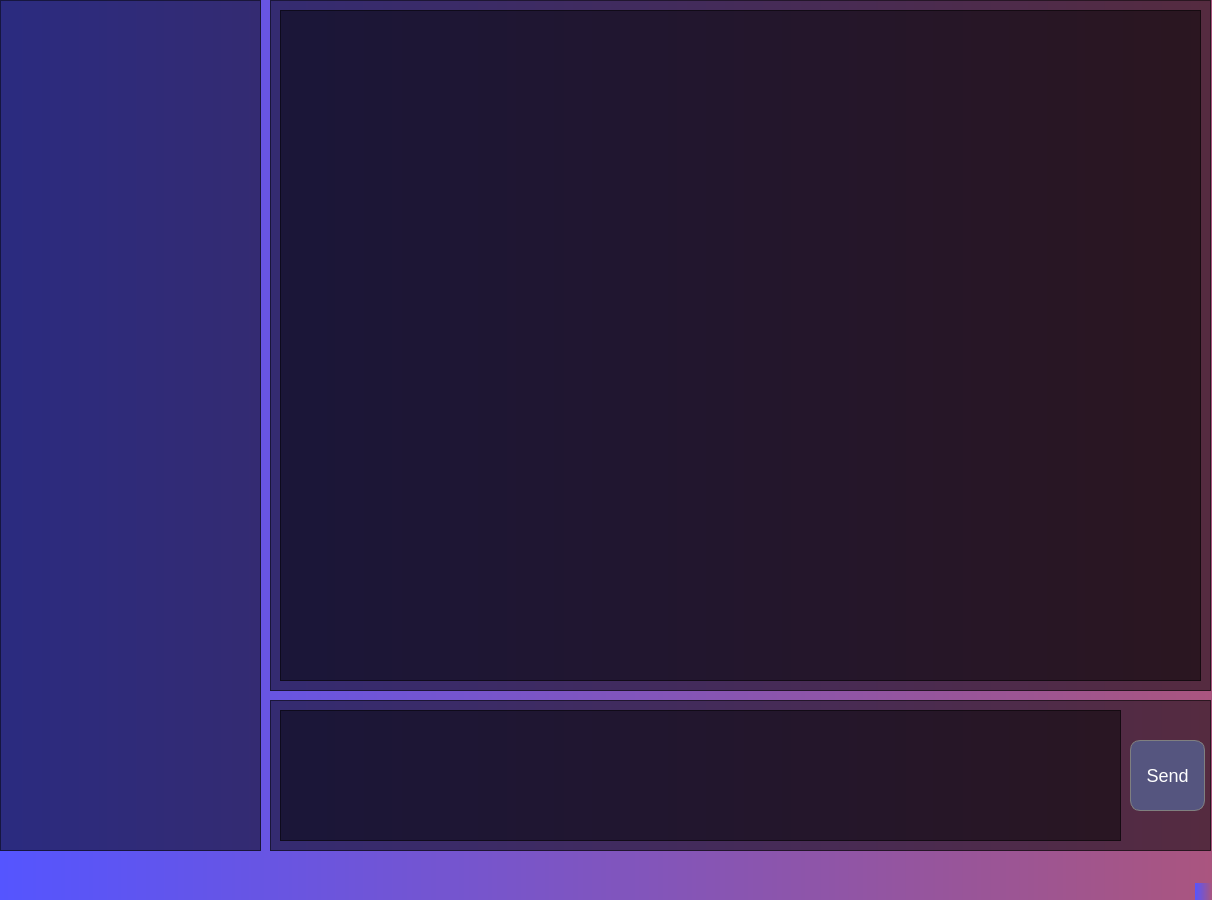
<?xml version="1.0" encoding="UTF-8"?>
<ui version="4.0">
 <class>MainWindow</class>
 <widget class="QMainWindow" name="MainWindow">
  <property name="geometry">
   <rect>
    <x>0</x>
    <y>0</y>
    <width>1212</width>
    <height>900</height>
   </rect>
  </property>
  <property name="windowTitle">
   <string>MainWindow</string>
  </property>
  <property name="styleSheet">
   <string notr="true">background-color: qlineargradient(spread:pad, x1:0, y1:0, x2:1, y2:0, stop:0 rgb(85, 85, 255), stop:1 rgb(170, 85, 127))</string>
  </property>
  <widget class="QWidget" name="centralwidget">
   <widget class="QFrame" name="frame">
    <property name="geometry">
     <rect>
      <x>0</x>
      <y>0</y>
      <width>261</width>
      <height>851</height>
     </rect>
    </property>
    <property name="styleSheet">
     <string notr="true">background-color: rgba(0,0,0,0.5)</string>
    </property>
    <property name="frameShape">
     <enum>QFrame::StyledPanel</enum>
    </property>
    <property name="frameShadow">
     <enum>QFrame::Raised</enum>
    </property>
   </widget>
   <widget class="QFrame" name="frame_3">
    <property name="geometry">
     <rect>
      <x>270</x>
      <y>0</y>
      <width>941</width>
      <height>691</height>
     </rect>
    </property>
    <property name="styleSheet">
     <string notr="true">background-color: rgba(0,0,0,0.5)</string>
    </property>
    <property name="frameShape">
     <enum>QFrame::StyledPanel</enum>
    </property>
    <property name="frameShadow">
     <enum>QFrame::Raised</enum>
    </property>
    <widget class="QTextBrowser" name="MessageDisplay">
     <property name="geometry">
      <rect>
       <x>10</x>
       <y>10</y>
       <width>921</width>
       <height>671</height>
      </rect>
     </property>
     <property name="styleSheet">
      <string notr="true">color: white;
font-size: 18px;</string>
     </property>
    </widget>
   </widget>
   <widget class="QFrame" name="frame_2">
    <property name="geometry">
     <rect>
      <x>270</x>
      <y>700</y>
      <width>941</width>
      <height>151</height>
     </rect>
    </property>
    <property name="styleSheet">
     <string notr="true">background-color: rgba(0,0,0,0.5)</string>
    </property>
    <property name="frameShape">
     <enum>QFrame::StyledPanel</enum>
    </property>
    <property name="frameShadow">
     <enum>QFrame::Raised</enum>
    </property>
    <widget class="QPushButton" name="Send">
     <property name="geometry">
      <rect>
       <x>860</x>
       <y>40</y>
       <width>75</width>
       <height>71</height>
      </rect>
     </property>
     <property name="styleSheet">
      <string notr="true">background-color: rgb(85, 85, 127);
border: 0.5px solid grey;
border-radius: 10px;
color: white;
font-size: 18px;
</string>
     </property>
     <property name="text">
      <string>Send</string>
     </property>
    </widget>
    <widget class="QTextEdit" name="MessageToSend">
     <property name="geometry">
      <rect>
       <x>10</x>
       <y>10</y>
       <width>841</width>
       <height>131</height>
      </rect>
     </property>
     <property name="styleSheet">
      <string notr="true">color: white;
font-size: 18px;</string>
     </property>
    </widget>
   </widget>
  </widget>
  <widget class="QMenuBar" name="menubar">
   <property name="geometry">
    <rect>
     <x>0</x>
     <y>0</y>
     <width>1212</width>
     <height>22</height>
    </rect>
   </property>
  </widget>
  <widget class="QStatusBar" name="statusbar"/>
 </widget>
 <resources/>
 <connections/>
</ui>
